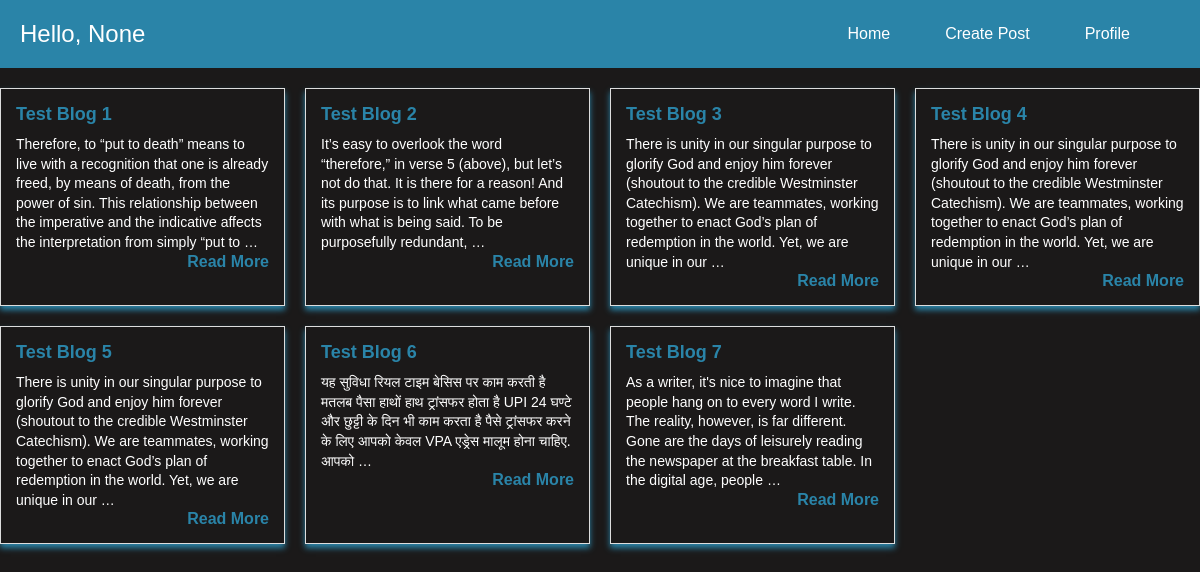
/home/, run on the app's committed database.
### blog/models.py (models this page shows, shortened)
class BlogPost(models.Model):
    title = models.CharField(max_length=200)  # Increase max_length to 200
    content = models.TextField()
    author = models.ForeignKey(User, on_delete=models.CASCADE,default=1)

### blog/views.py (the view)
# urls.py: path('home/',views.home,name='home'),
def home(request):
    posts = BlogPost.objects.all()
    fname = request.user.first_name if request.user.is_authenticated else None
    return render(request, 'home.html', {'posts': posts , 'fname':fname})

### blog/templates/home.html (shortened to what this page needs)
{%load static%}
<!DOCTYPE html>
<html>
    <head>
        <link rel="stylesheet" href="{%static 'style.css'%}">
    </head>
    <body>
        <header>
            <div class="navStyle">
                <div class="left">Hello, {{ fname }}</div>
                <div class="right">
                    <ul class="list">
                        <li><a href="{% url 'home' %}">Home</a></li>
                        <li><a href="{% url 'createpost' %}">Create Post</a></li>
                        <li><a href="{% url 'profile' %}">Profile</a></li>
                    </ul>
                </div>
            </div>
        </header>
        <div class="container">
            <div class="card-grid">
                {% for post in posts %}
                    <div class="card">
                        <h3>{{ post.title }}</h3>
                        <p>{{ post.content|truncatewords:40 }}</p>
                        <a href="{% url 'post_detail' post.id %}" class="read-more">Read More</a>
                    </div>
                {% endfor %}
            </div>
        </div>
    </body>
</html>

### blog/static/style.css (style rules this page uses)
* { margin: 0; padding: 0; box-sizing: border-box; }
body { background-color: rgb(27, 25, 25); color: white; font-family: "Poppins", sans-serif; }
header { background-color: rgb(42, 132, 168); color: white; padding: 10px; padding-right: 20px; display: block; }
.navStyle { display: flex; justify-content: space-between; align-items: center; padding: 10px; }
.left { font-size: 24px; }
.right { display: flex; margin-right: 40px; }
.list { list-style: none; display: flex; }
.list li a { margin-left: 55px; cursor: pointer; background: transparent; color: white; text-decoration: none; }
.container { max-width: 1200px; margin: 20px auto; }
.card-grid { display: grid; grid-template-columns: repeat(4, 1fr); gap: 20px; }
.card { background-color: rgb(27, 25, 25); border: 1px solid #ddd; padding: 15px; box-shadow: 0 4px 6px rgb(42, 132, 168); }
.card h3 { font-size: 18px; margin-bottom: 10px; color: rgb(42, 132, 168); }
.card p { font-size: 14px; line-height: 1.4; color: white; }
.read-more { display: block; text-align: right; text-decoration: none; color: rgb(42, 132, 168); font-weight: bold; }

### data on the page
BlogPost: title "Test Blog 1", content "Therefore, to “put to death” means to live with a recognition that one is already freed, by means of death, from the power of sin. This relationship between the imperative and the indicative affects the interpretation from simply “put to …"
BlogPost: title "Test Blog 2", content "It’s easy to overlook the word “therefore,” in verse 5 (above), but let’s not do that. It is there for a reason! And its purpose is to link what came before with what is being said. To be purposefully redundant, …"
BlogPost: title "Test Blog 3", content "There is unity in our singular purpose to glorify God and enjoy him forever (shoutout to the credible Westminster Catechism). We are teammates, working together to enact God’s plan of redemption in the world. Yet, we are unique in our …"
BlogPost: title "Test Blog 4", content "There is unity in our singular purpose to glorify God and enjoy him forever (shoutout to the credible Westminster Catechism). We are teammates, working together to enact God’s plan of redemption in the world. Yet, we are unique in our …"
BlogPost: title "Test Blog 5", content "There is unity in our singular purpose to glorify God and enjoy him forever (shoutout to the credible Westminster Catechism). We are teammates, working together to enact God’s plan of redemption in the world. Yet, we are unique in our …"
BlogPost: title "Test Blog 6", content "यह सुविधा रियल टाइम बेसिस पर काम करती है मतलब पैसा हाथों हाथ ट्रांसफर होता है UPI 24 घण्टे और छुट्टी के दिन भी काम करता है पैसे ट्रांसफर करने के लिए आपको केवल VPA एड्रेस मालूम होना चाहिए. आपको …"
BlogPost: title "Test Blog 7", content "As a writer, it's nice to imagine that people hang on to every word I write. The reality, however, is far different. Gone are the days of leisurely reading the newspaper at the breakfast table. In the digital age, people …"

### other printed values
{{ fname }} "None"
